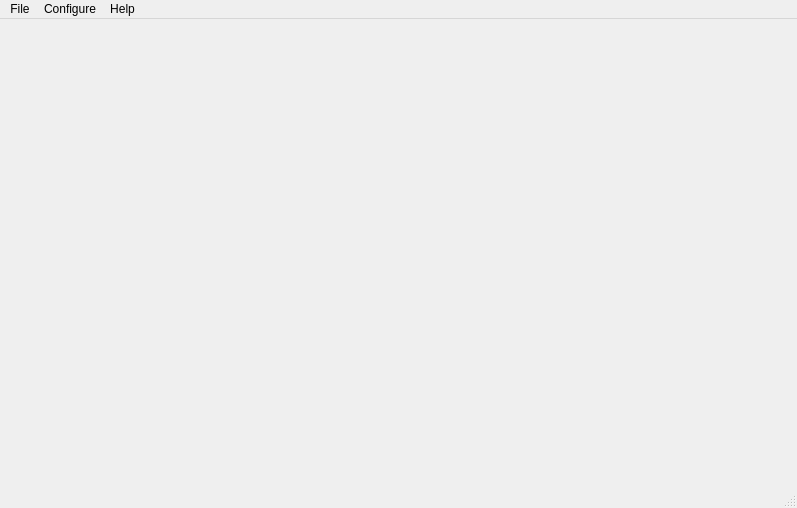
<?xml version="1.0" encoding="UTF-8"?>
<ui version="4.0">
 <class>MainWindow</class>
 <widget class="QMainWindow" name="MainWindow">
  <property name="geometry">
   <rect>
    <x>0</x>
    <y>0</y>
    <width>797</width>
    <height>508</height>
   </rect>
  </property>
  <property name="sizePolicy">
   <sizepolicy hsizetype="Minimum" vsizetype="Minimum">
    <horstretch>0</horstretch>
    <verstretch>0</verstretch>
   </sizepolicy>
  </property>
  <property name="minimumSize">
   <size>
    <width>700</width>
    <height>500</height>
   </size>
  </property>
  <property name="windowTitle">
   <string>MainWindow</string>
  </property>
  <widget class="QWidget" name="centralwidget">
   <layout class="QVBoxLayout" name="verticalLayout"/>
  </widget>
  <widget class="QMenuBar" name="menubar">
   <property name="geometry">
    <rect>
     <x>0</x>
     <y>0</y>
     <width>797</width>
     <height>21</height>
    </rect>
   </property>
   <widget class="QMenu" name="menuFile">
    <property name="title">
     <string>File</string>
    </property>
    <addaction name="actionOpen"/>
    <addaction name="actionSave"/>
    <addaction name="actionOpenCnt"/>
    <addaction name="actionSaveCnt"/>
    <addaction name="actionQuit"/>
   </widget>
   <widget class="QMenu" name="menuSetting">
    <property name="title">
     <string>Configure</string>
    </property>
    <addaction name="actionPath_pikoe"/>
    <addaction name="actionPath_omget"/>
   </widget>
   <widget class="QMenu" name="menuHelp">
    <property name="title">
     <string>Help</string>
    </property>
    <addaction name="actionAbout"/>
    <addaction name="actionDocumentation"/>
    <addaction name="actionBug_Report"/>
    <addaction name="actionOpen_EXFOR"/>
    <addaction name="actionMake_potential_table"/>
   </widget>
   <addaction name="menuFile"/>
   <addaction name="menuSetting"/>
   <addaction name="menuHelp"/>
  </widget>
  <widget class="QStatusBar" name="statusbar"/>
  <action name="actionSave">
   <property name="text">
    <string>Save</string>
   </property>
  </action>
  <action name="actionSaveCnt">
   <property name="text">
    <string>Save cnt file</string>
   </property>
  </action>
  <action name="actionOpenCnt">
   <property name="text">
    <string>Open cnt file</string>
   </property>
  </action>
  <action name="actionQuit">
   <property name="text">
    <string>Quit</string>
   </property>
  </action>
  <action name="actionPath_fresco">
   <property name="text">
    <string>set Fresco_executable</string>
   </property>
  </action>
  <action name="actionPath_omget">
   <property name="text">
    <string>set omget_executable</string>
   </property>
  </action>
  <action name="actionOpen">
   <property name="text">
    <string>Open</string>
   </property>
  </action>
  <action name="actionAbout">
   <property name="text">
    <string>About</string>
   </property>
  </action>
  <action name="actionDocumentation">
   <property name="text">
    <string>Documentation</string>
   </property>
  </action>
  <action name="actionPath_sfresco">
   <property name="text">
    <string>set Sfresco_executable</string>
   </property>
  </action>
  <action name="actionPath_pikoe">
   <property name="text">
    <string>set pikoe_executable</string>
   </property>
  </action>
  <action name="actionBug_Report">
   <property name="text">
    <string>Bug Report</string>
   </property>
  </action>
  <action name="actionOpen_EXFOR">
   <property name="text">
    <string>Open EXFOR</string>
   </property>
  </action>
  <action name="actionMake_potential_table">
   <property name="text">
    <string>Make potential table</string>
   </property>
  </action>
 </widget>
 <resources/>
 <connections>
  <connection>
   <sender>actionQuit</sender>
   <signal>triggered()</signal>
   <receiver>MainWindow</receiver>
   <slot>close()</slot>
   <hints>
    <hint type="sourcelabel">
     <x>-1</x>
     <y>-1</y>
    </hint>
    <hint type="destinationlabel">
     <x>110</x>
     <y>68</y>
    </hint>
   </hints>
  </connection>
 </connections>
</ui>
